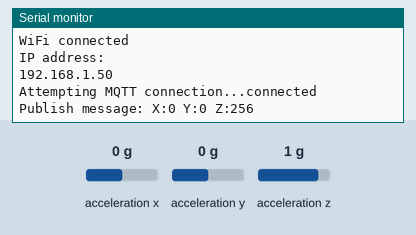
This sketch was run on a simulated ESP8266 (NodeMCU). On the bench: the last lines printed to the serial monitor. Wiring (inferred from the names in the program): ADXL345 accelerometer at I2C address 0x53. The inputs (shaded band) are chosen by the test bench; at power-on: acceleration x 0 g, acceleration y 0 g, acceleration z 1 g. WiFi joins after 1.5 s; servers stay silent unless stated; random numbers use the default seed unless the sketch sets one; no MQTT or app messages arrive unless stated.

Above: at 2.7 s.
2.8 s: acceleration x set to -1.4 g
At 4.2 s:
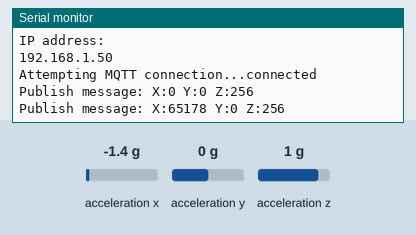
4.3 s: acceleration y set to -1.4 g
5.8 s: acceleration z set to -1.4 g
At 6.4 s:
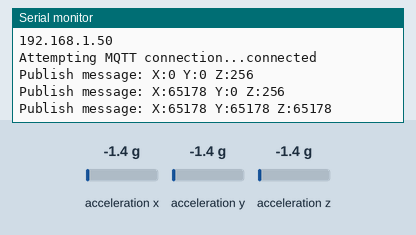

Measured:
- after the input at 2.8 s, the serial monitor: prints a new line after 1.2 s (image 1)
- after the input at 5.8 s, the serial monitor: prints a new line after 0.20 s (image 2)

The sketch:

MQTT_heartPublish.ino
```cpp
#include <ESP8266WiFi.h>
#include <PubSubClient.h>

const char* ssid = "LAPTOP-DIDI";
const char* password = "DidacContra";
const char* mqtt_server = "test.mosquitto.org";


#include <Wire.h>
#define ADXL345 0x53

int x,y,z;
char textBuff[20];


WiFiClient espClient;
PubSubClient client(espClient);

unsigned long lastMsg = 0;
#define MSG_BUFFER_SIZE	(50)
char msg[MSG_BUFFER_SIZE];
int value = 0;

void writeTo(int device, byte address, byte val){
  Wire.beginTransmission(device);
  Wire.write(address);
  Wire.write(val);
  Wire.endTransmission();
}

void readFrom(int device, byte address, int num, byte buff[]){
  Wire.beginTransmission(device);
  Wire.write(address);
  Wire.endTransmission();

  Wire.beginTransmission(device);
  Wire.requestFrom(device,num);

  for(int cont=0;cont<num;cont++){
    buff[cont]=Wire.read();
  }
  Wire.endTransmission();
}

void readADXL(){

  byte buff[6];

  writeTo(ADXL345, 0x31, 0);
  readFrom(ADXL345, 0x32, 6, buff);

  x=(((int)buff[1]<<8) | buff[0]);

  y=(((int)buff[3]<<8) | buff[2]);

  z=(((int)buff[5]<<8) | buff[4]);

}


void setup_wifi() {

  delay(10);
  // We start by connecting to a WiFi network
  Serial.println();
  Serial.print("Connecting to ");
  Serial.println(ssid);

  WiFi.mode(WIFI_STA);
  WiFi.begin(ssid, password);

  while (WiFi.status() != WL_CONNECTED) {
    delay(500);
    Serial.print(".");
  }

  randomSeed(micros());

  Serial.println("");
  Serial.println("WiFi connected");
  Serial.println("IP address: ");
  Serial.println(WiFi.localIP());
}

/*void callback(char* topic, byte* payload, unsigned int length) {
  Serial.print("Message arrived [");
  Serial.print(topic);
  Serial.print("] ");
  for (int i = 0; i < length; i++) {
    Serial.print((char)payload[i]);
  }
  Serial.println();

  // Switch on the LED if an 1 was received as first character
  if ((char)payload[0] == '1') {
    digitalWrite(BUILTIN_LED, LOW);   // Turn the LED on (Note that LOW is the voltage level
    // but actually the LED is on; this is because
    // it is active low on the ESP-01)
  } else {
    digitalWrite(BUILTIN_LED, HIGH);  // Turn the LED off by making the voltage HIGH
  }

}*/

void reconnect() {
  // Loop until we're reconnected
  while (!client.connected()) {
    Serial.print("Attempting MQTT connection...");
    // Create a random client ID
    String clientId = "ESP8266Client-";
    clientId += String(random(0xffff), HEX);
    // Attempt to connect
    if (client.connect(clientId.c_str())) {
      Serial.println("connected");
      // Once connected, publish an announcement...
      client.publish("outTopic", "hello world");
      // ... and resubscribe
      client.subscribe("inTopic");
    } else {
      Serial.print("failed, rc=");
      Serial.print(client.state());
      Serial.println(" try again in 5 seconds");
      // Wait 5 seconds before retrying
      delay(5000);
    }
  }
}

void setup() {
  Serial.begin(115200);

  Wire.begin(2,0); //SDA - SCL
  delay(1);

  //ADXL345 turn On
  writeTo(ADXL345, 0x2D,0x00);
  writeTo(ADXL345, 0x2D,0x10);
  writeTo(ADXL345, 0x2D,0x08);

  Serial.println("ADXL ON");

  setup_wifi();

  client.setServer(mqtt_server, 1883);
  //client.setCallback(callback);
}

void loop() {

  if (!client.connected()) {
    reconnect();
  }
  client.loop();

  readADXL();

  sprintf(textBuff, "X:%d Y:%d Z:%d",x,y,z);

  unsigned long now = millis();
  if (now - lastMsg > 2000) {
    lastMsg = now;
    Serial.print("Publish message: ");
    Serial.println(textBuff);
    client.publish("SensorDidacLazo/Heart", "Hola Caracola");
  }
}
```
